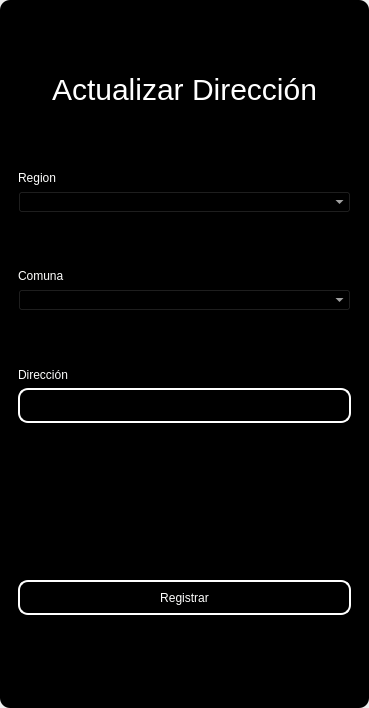
<?xml version="1.0" encoding="UTF-8"?>
<ui version="4.0">
 <class>MainWindow</class>
 <widget class="QMainWindow" name="MainWindow">
  <property name="geometry">
   <rect>
    <x>0</x>
    <y>0</y>
    <width>369</width>
    <height>708</height>
   </rect>
  </property>
  <property name="windowTitle">
   <string>MainWindow</string>
  </property>
  <property name="styleSheet">
   <string notr="true"/>
  </property>
  <widget class="QWidget" name="centralwidget">
   <property name="styleSheet">
    <string notr="true"/>
   </property>
   <layout class="QVBoxLayout" name="verticalLayout">
    <property name="spacing">
     <number>0</number>
    </property>
    <property name="leftMargin">
     <number>0</number>
    </property>
    <property name="topMargin">
     <number>0</number>
    </property>
    <property name="rightMargin">
     <number>0</number>
    </property>
    <property name="bottomMargin">
     <number>0</number>
    </property>
    <item>
     <widget class="QFrame" name="frame">
      <property name="enabled">
       <bool>true</bool>
      </property>
      <property name="styleSheet">
       <string notr="true">QFrame {
	border-radius:10px;
	
	background-color: rgb(0, 0, 0);
 }
</string>
      </property>
      <property name="frameShape">
       <enum>QFrame::StyledPanel</enum>
      </property>
      <property name="frameShadow">
       <enum>QFrame::Raised</enum>
      </property>
      <layout class="QVBoxLayout" name="verticalLayout_2">
       <item>
        <widget class="QFrame" name="frame_superior">
         <property name="minimumSize">
          <size>
           <width>0</width>
           <height>40</height>
          </size>
         </property>
         <property name="maximumSize">
          <size>
           <width>16777215</width>
           <height>40</height>
          </size>
         </property>
         <property name="styleSheet">
          <string notr="true">QPushButton{
border-radius:18px;
}

QPushButton:hover{
	background-color: rgb(0, 0, 0);
}
</string>
         </property>
         <property name="frameShape">
          <enum>QFrame::StyledPanel</enum>
         </property>
         <property name="frameShadow">
          <enum>QFrame::Raised</enum>
         </property>
         <layout class="QHBoxLayout" name="horizontalLayout_3">
          <property name="spacing">
           <number>4</number>
          </property>
          <property name="leftMargin">
           <number>0</number>
          </property>
          <property name="topMargin">
           <number>0</number>
          </property>
          <property name="rightMargin">
           <number>0</number>
          </property>
          <property name="bottomMargin">
           <number>0</number>
          </property>
          <item>
           <widget class="QPushButton" name="btn_icon">
            <property name="text">
             <string/>
            </property>
            <property name="iconSize">
             <size>
              <width>40</width>
              <height>40</height>
             </size>
            </property>
           </widget>
          </item>
          <item>
           <spacer name="horizontalSpacer_2">
            <property name="orientation">
             <enum>Qt::Horizontal</enum>
            </property>
            <property name="sizeHint" stdset="0">
             <size>
              <width>443</width>
              <height>20</height>
             </size>
            </property>
           </spacer>
          </item>
          <item>
           <widget class="QPushButton" name="bt_minimizar">
            <property name="minimumSize">
             <size>
              <width>38</width>
              <height>38</height>
             </size>
            </property>
            <property name="maximumSize">
             <size>
              <width>38</width>
              <height>38</height>
             </size>
            </property>
            <property name="cursor">
             <cursorShape>PointingHandCursor</cursorShape>
            </property>
            <property name="text">
             <string/>
            </property>
            <property name="icon">
             <iconset>
              <normaloff>image/minus.svg</normaloff>image/minus.svg</iconset>
            </property>
            <property name="iconSize">
             <size>
              <width>38</width>
              <height>38</height>
             </size>
            </property>
           </widget>
          </item>
          <item>
           <widget class="QPushButton" name="bt_maximizar">
            <property name="minimumSize">
             <size>
              <width>38</width>
              <height>38</height>
             </size>
            </property>
            <property name="maximumSize">
             <size>
              <width>38</width>
              <height>38</height>
             </size>
            </property>
            <property name="cursor">
             <cursorShape>PointingHandCursor</cursorShape>
            </property>
            <property name="text">
             <string/>
            </property>
            <property name="icon">
             <iconset>
              <normaloff>image/chevron-up.svg</normaloff>image/chevron-up.svg</iconset>
            </property>
            <property name="iconSize">
             <size>
              <width>38</width>
              <height>38</height>
             </size>
            </property>
           </widget>
          </item>
          <item>
           <widget class="QPushButton" name="bt_restaurar">
            <property name="minimumSize">
             <size>
              <width>38</width>
              <height>38</height>
             </size>
            </property>
            <property name="maximumSize">
             <size>
              <width>38</width>
              <height>38</height>
             </size>
            </property>
            <property name="cursor">
             <cursorShape>PointingHandCursor</cursorShape>
            </property>
            <property name="text">
             <string/>
            </property>
            <property name="icon">
             <iconset>
              <normaloff>image/chevron-down.svg</normaloff>image/chevron-down.svg</iconset>
            </property>
            <property name="iconSize">
             <size>
              <width>38</width>
              <height>38</height>
             </size>
            </property>
           </widget>
          </item>
          <item>
           <widget class="QPushButton" name="bt_cerrar">
            <property name="minimumSize">
             <size>
              <width>38</width>
              <height>38</height>
             </size>
            </property>
            <property name="maximumSize">
             <size>
              <width>38</width>
              <height>38</height>
             </size>
            </property>
            <property name="cursor">
             <cursorShape>PointingHandCursor</cursorShape>
            </property>
            <property name="text">
             <string/>
            </property>
            <property name="icon">
             <iconset>
              <normaloff>image/x.svg</normaloff>image/x.svg</iconset>
            </property>
            <property name="iconSize">
             <size>
              <width>38</width>
              <height>38</height>
             </size>
            </property>
           </widget>
          </item>
         </layout>
        </widget>
       </item>
       <item>
        <widget class="QFrame" name="frame_3">
         <property name="styleSheet">
          <string notr="true">QLabel {
	color: rgb(255, 255, 254);
	font: 12pt &quot;Arial&quot;;
	background-color: rgba(0, 0, 0,0);
}

QTextEdit{
background-color: rgba(0, 0, 0,0);
border-radius:10px; 
font: 12pt &quot;Arial&quot;;
color: rgb(255, 255, 254);
border: 2px solid  rgb(255, 255, 255);

}

QTextEdit:hover{
background-color: rgba(0, 0, 0,0);
border-radius:10px; 
font: 12pt &quot;Arial&quot;;
border: 2px solid  rgb(120, 0, 171);
}

QTextEdit:focus{
background-color: rgb(0, 0, 0);
border-radius:10px; 
font: 12pt &quot;Arial&quot;;
border: 2px solid rgb(120, 0, 171);
}

QLineEdit{
background-color: rgba(0, 0, 0,0);
border-radius:10px; 
font: 12pt &quot;Arial&quot;;
color: rgb(255, 255, 254);
border: 2px solid  rgb(255, 255, 255);

}

QLineEdit:hover{
background-color: rgba(0, 0, 0,0);
border-radius:10px; 
font: 12pt &quot;Arial&quot;;
border: 2px solid  rgb(120, 0, 171);
}

QLineEdit:focus{
background-color: rgb(0, 0, 0);
border-radius:10px; 
font: 12pt &quot;Arial&quot;;
border: 2px solid rgb(120, 0, 171);
}

QCheckBox{
	font: 12pt &quot;Arial&quot;;
	color: rgb(255, 255, 255);
}

QCheckBox::indicator {
    width: 18px;
    height:18px;
}

QCheckBox::indicator:unchecked {
   background-image: url(image/square.svg);
}

QCheckBox::indicator:checked {
   background-image: url(image/check-square.svg);
}

QPushButton{
border-radius:10px; 
font: 12pt &quot;Arial&quot;;
color: rgb(255, 255, 254);
border: 2px solid #ffffff;
}

QPushButton:hover{
border-radius:10px; 
font: 12pt &quot;Arial&quot;;
color: rgb(255, 255, 255);
border: 2px solid rgb(120, 0, 171);
	background-color: rgb(120, 0, 171);
}
</string>
         </property>
         <property name="frameShape">
          <enum>QFrame::StyledPanel</enum>
         </property>
         <property name="frameShadow">
          <enum>QFrame::Raised</enum>
         </property>
         <layout class="QHBoxLayout" name="horizontalLayout_4">
          <item>
           <layout class="QVBoxLayout" name="verticalLayout_4">
            <item>
             <widget class="QLabel" name="label_3">
              <property name="minimumSize">
               <size>
                <width>100</width>
                <height>50</height>
               </size>
              </property>
              <property name="styleSheet">
               <string notr="true">font-size: 30px;
color: rgb(255, 255, 255);</string>
              </property>
              <property name="text">
               <string>Actualizar Dirección</string>
              </property>
              <property name="alignment">
               <set>Qt::AlignCenter</set>
              </property>
             </widget>
            </item>
            <item>
             <spacer name="verticalSpacer_4">
              <property name="orientation">
               <enum>Qt::Vertical</enum>
              </property>
              <property name="sizeHint" stdset="0">
               <size>
                <width>20</width>
                <height>40</height>
               </size>
              </property>
             </spacer>
            </item>
            <item>
             <widget class="QLabel" name="label_4">
              <property name="text">
               <string>Region</string>
              </property>
             </widget>
            </item>
            <item>
             <widget class="QComboBox" name="region_combobox">
              <property name="styleSheet">
               <string notr="true">background-color: rgb(0, 0, 0);
color: rgb(255, 255, 255);</string>
              </property>
             </widget>
            </item>
            <item>
             <spacer name="verticalSpacer">
              <property name="orientation">
               <enum>Qt::Vertical</enum>
              </property>
              <property name="sizeHint" stdset="0">
               <size>
                <width>20</width>
                <height>40</height>
               </size>
              </property>
             </spacer>
            </item>
            <item>
             <widget class="QLabel" name="label_8">
              <property name="text">
               <string>Comuna</string>
              </property>
             </widget>
            </item>
            <item>
             <widget class="QComboBox" name="commune_combobox">
              <property name="styleSheet">
               <string notr="true">background-color: rgb(0, 0, 0);
color: rgb(255, 255, 255);</string>
              </property>
             </widget>
            </item>
            <item>
             <spacer name="verticalSpacer_5">
              <property name="orientation">
               <enum>Qt::Vertical</enum>
              </property>
              <property name="sizeHint" stdset="0">
               <size>
                <width>20</width>
                <height>40</height>
               </size>
              </property>
             </spacer>
            </item>
            <item>
             <widget class="QLabel" name="label_5">
              <property name="text">
               <string>Dirección</string>
              </property>
             </widget>
            </item>
            <item>
             <widget class="QLineEdit" name="descriptiontxt">
              <property name="minimumSize">
               <size>
                <width>0</width>
                <height>35</height>
               </size>
              </property>
              <property name="maximumSize">
               <size>
                <width>16777215</width>
                <height>16777215</height>
               </size>
              </property>
              <property name="echoMode">
               <enum>QLineEdit::Normal</enum>
              </property>
             </widget>
            </item>
            <item>
             <spacer name="verticalSpacer_6">
              <property name="orientation">
               <enum>Qt::Vertical</enum>
              </property>
              <property name="sizeHint" stdset="0">
               <size>
                <width>20</width>
                <height>40</height>
               </size>
              </property>
             </spacer>
            </item>
            <item>
             <spacer name="verticalSpacer_9">
              <property name="orientation">
               <enum>Qt::Vertical</enum>
              </property>
              <property name="sizeHint" stdset="0">
               <size>
                <width>20</width>
                <height>50</height>
               </size>
              </property>
             </spacer>
            </item>
            <item>
             <spacer name="verticalSpacer_3">
              <property name="orientation">
               <enum>Qt::Vertical</enum>
              </property>
              <property name="sizeHint" stdset="0">
               <size>
                <width>20</width>
                <height>40</height>
               </size>
              </property>
             </spacer>
            </item>
            <item>
             <widget class="QPushButton" name="btn_update">
              <property name="minimumSize">
               <size>
                <width>0</width>
                <height>35</height>
               </size>
              </property>
              <property name="cursor">
               <cursorShape>PointingHandCursor</cursorShape>
              </property>
              <property name="text">
               <string>Registrar</string>
              </property>
             </widget>
            </item>
            <item>
             <spacer name="verticalSpacer_7">
              <property name="orientation">
               <enum>Qt::Vertical</enum>
              </property>
              <property name="sizeHint" stdset="0">
               <size>
                <width>20</width>
                <height>40</height>
               </size>
              </property>
             </spacer>
            </item>
            <item>
             <widget class="QFrame" name="frame_4">
              <property name="maximumSize">
               <size>
                <width>400</width>
                <height>600</height>
               </size>
              </property>
              <property name="styleSheet">
               <string notr="true">QLabel {
	color: rgb(255, 255, 254);
	font: 12pt &quot;Arial&quot;;
	background-color: rgba(0, 0, 0,0);
}

QTextEdit{
background-color: rgba(0, 0, 0,0);
border-radius:10px; 
font: 12pt &quot;Arial&quot;;
color: rgb(255, 255, 254);
border: 2px solid  rgb(255, 255, 255);

}

QTextEdit:hover{
background-color: rgba(0, 0, 0,0);
border-radius:10px; 
font: 12pt &quot;Arial&quot;;
border: 2px solid  rgb(120, 0, 171);
}

QTextEdit:focus{
background-color: rgb(0, 0, 0);
border-radius:10px; 
font: 12pt &quot;Arial&quot;;
border: 2px solid rgb(120, 0, 171);
}

QLineEdit{
background-color: rgba(0, 0, 0,0);
border-radius:10px; 
font: 12pt &quot;Arial&quot;;
color: rgb(255, 255, 254);
border: 2px solid  rgb(255, 255, 255);

}

QLineEdit:hover{
background-color: rgba(0, 0, 0,0);
border-radius:10px; 
font: 12pt &quot;Arial&quot;;
border: 2px solid  rgb(120, 0, 171);
}

QLineEdit:focus{
background-color: rgb(0, 0, 0);
border-radius:10px; 
font: 12pt &quot;Arial&quot;;
border: 2px solid rgb(120, 0, 171);
}

QCheckBox{
	font: 12pt &quot;Arial&quot;;
	color: rgb(255, 255, 255);
}

QCheckBox::indicator {
    width: 18px;
    height:18px;
}

QCheckBox::indicator:unchecked {
   background-image: url(image/square.svg);
}

QCheckBox::indicator:checked {
   background-image: url(image/check-square.svg);
}

QPushButton{
border-radius:10px; 
font: 12pt &quot;Arial&quot;;
color: rgb(255, 255, 254);
border: 2px solid #ffffff;
}

QPushButton:hover{
border-radius:10px; 
font: 12pt &quot;Arial&quot;;
color: rgb(255, 255, 255);
border: 2px solid rgb(120, 0, 171);
	background-color: rgb(120, 0, 171);
}
</string>
              </property>
              <property name="frameShape">
               <enum>QFrame::StyledPanel</enum>
              </property>
              <property name="frameShadow">
               <enum>QFrame::Raised</enum>
              </property>
              <layout class="QVBoxLayout" name="verticalLayout_3"/>
             </widget>
            </item>
           </layout>
          </item>
         </layout>
        </widget>
       </item>
      </layout>
     </widget>
    </item>
   </layout>
  </widget>
 </widget>
 <resources/>
 <connections/>
</ui>
